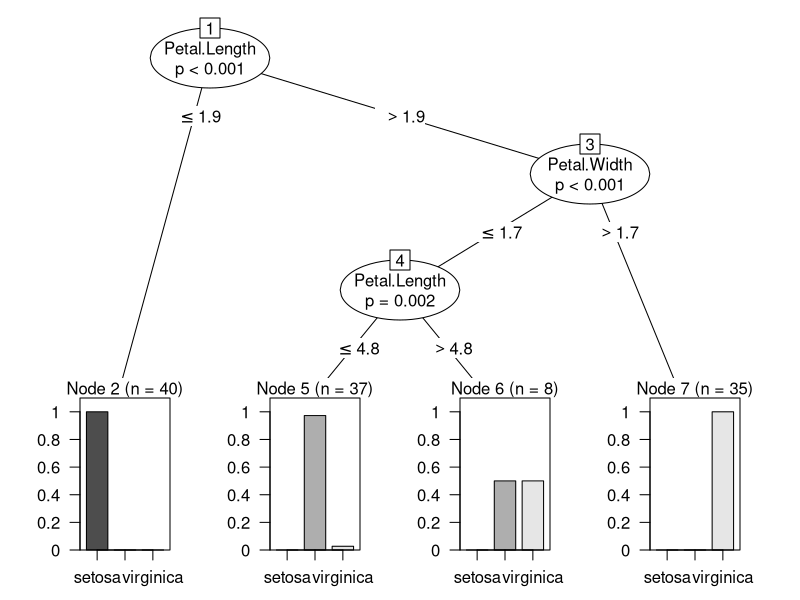

R code for this plot:
library(datasets)
library(caTools)
library(party)
library(dplyr)
library(magrittr)
data("iris")
sample_data=sample.split(iris,SplitRatio = 0.8)
train_data=subset(iris,sample_data==TRUE)
test_data=subset(iris,sample_data==FALSE)
# Create the decision tree model using ctree and plot the model; ctree(formula,data)
model=ctree(Species~.,train_data)
plot(model)

predict_model=predict(model,test_data)
predict_model

# Create a table to count how many are classified
m_at=table(test_data$Species,predict_model)
m_at

# Determining the accuracy of the model developed
ac_TEST=sum(diag(m_at))/sum(m_at)
print(paste('Accuracy for test is found to be: ',ac_TEST))
